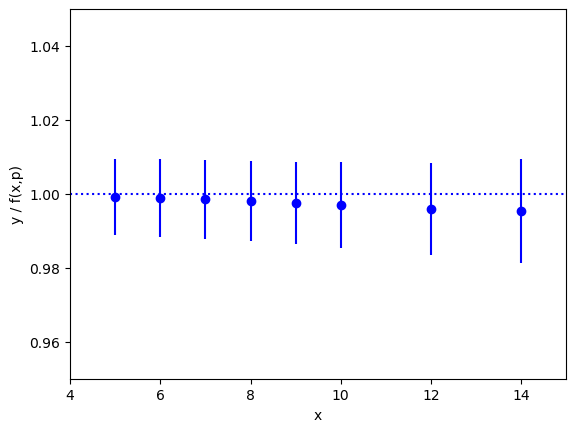

The script that saved this image:
#!/usr/bin/env python
# encoding: utf-8
"""
eg1.py - Code for "Basic Fits"

Created by Peter Lepage on 2016-12.
Copyright (c) 2016 Cornell University. All rights reserved.
"""
DO_PLOT = True
DO_BAYES = False        # should be False
DO_BOOTSTRAP = False    # should be False

import collections
import sys
import tee
import lsqfit
import numpy as np
import gvar as gv

def fcn(x,p):                       # function used to fit x,y data
    a = p['a']                      # array of a[i]s
    E = p['E']                      # array of E[i]s
    return sum(ai*np.exp(-Ei*x) for ai,Ei in zip(a,E))

def f1(x,p):                         # function used to fit x,y data
    a = p['a'][:1]                      # array of a[i]s
    E = p['E'][:1]                      # array of E[i]s
    return sum(ai*np.exp(-Ei*x) for ai,Ei in zip(a,E))

def make_data():
    x = np.array([  5.,   6.,   7.,   8.,   9.,  10.,  12.,  14.])
    ymean = np.array(
        [  4.5022829417e-03,   1.8170543788e-03,   7.3618847843e-04,
           2.9872730036e-04,   1.2128831367e-04,   4.9256559129e-05,
           8.1263644483e-06,   1.3415253536e-06]
        )
    ycov = np.array([
        [  2.1537808808e-09,   8.8161794696e-10,   3.6237356558e-10,
           1.4921344875e-10,   6.1492842463e-11,   2.5353714617e-11,
           4.3137593878e-12,   7.3465498888e-13],
        [  8.8161794696e-10,   3.6193461816e-10,   1.4921610813e-10,
           6.1633547703e-11,   2.5481570082e-11,   1.0540958082e-11,
           1.8059692534e-12,   3.0985581496e-13],
        [  3.6237356558e-10,   1.4921610813e-10,   6.1710468826e-11,
           2.5572230776e-11,   1.0608148954e-11,   4.4036448945e-12,
           7.6008881270e-13,   1.3146405310e-13],
        [  1.4921344875e-10,   6.1633547703e-11,   2.5572230776e-11,
           1.0632830128e-11,   4.4264622187e-12,   1.8443245513e-12,
           3.2087725578e-13,   5.5986403288e-14],
        [  6.1492842463e-11,   2.5481570082e-11,   1.0608148954e-11,
           4.4264622187e-12,   1.8496194125e-12,   7.7369196122e-13,
           1.3576009069e-13,   2.3914810594e-14],
        [  2.5353714617e-11,   1.0540958082e-11,   4.4036448945e-12,
           1.8443245513e-12,   7.7369196122e-13,   3.2498644263e-13,
           5.7551104112e-14,   1.0244738582e-14],
        [  4.3137593878e-12,   1.8059692534e-12,   7.6008881270e-13,
           3.2087725578e-13,   1.3576009069e-13,   5.7551104112e-14,
           1.0403917951e-14,   1.8976295583e-15],
        [  7.3465498888e-13,   3.0985581496e-13,   1.3146405310e-13,
           5.5986403288e-14,   2.3914810594e-14,   1.0244738582e-14,
           1.8976295583e-15,   3.5672355835e-16]
        ])
    return x, gv.gvar(ymean, ycov)

def make_prior(nexp):               # make priors for fit parameters
    prior = gv.BufferDict()         # Gaussian prior -- dictionary-like
    prior['a'] = [gv.gvar(0.5,0.4) for i in range(nexp)]
    prior['E'] = [gv.gvar(i+1,0.4) for i in range(nexp)]
    return prior

def main():
    x,y = make_data()               # make fit data
    # y = gv.gvar(gv.mean(y), 0.75**2 * gv.evalcov(y))
    p0 = None                       # make larger fits go faster (opt.)
    sys_stdout = sys.stdout
    sys.stdout = tee.tee(sys.stdout, open("eg1.out","w"))
    for nexp in range(1, 7):
        prior = make_prior(nexp)
        fit = lsqfit.nonlinear_fit(data=(x,y), fcn=fcn, prior=prior, p0=p0)
        if fit.chi2/fit.dof<1.:
            p0 = fit.pmean          # starting point for next fit (opt.)
        print '************************************* nexp =',nexp
        print fit.format()                   # print the fit results
        E = fit.p['E']              # best-fit parameters
        a = fit.p['a']
        if nexp > 2:
            print 'E1/E0 =',E[1]/E[0],'  E2/E0 =',E[2]/E[0]
            print 'a1/a0 =',a[1]/a[0],'  a2/a0 =',a[2]/a[0]
            print

    # error budget
    outputs = {
        'E1/E0':E[1]/E[0], 'E2/E0':E[2]/E[0],
        'a1/a0':a[1]/a[0], 'a2/a0':a[2]/a[0]
        }
    inputs = {'E':fit.prior['E'], 'a':fit.prior['a'], 'y':y}
    inputs = collections.OrderedDict()
    inputs['a'] = fit.prior['a']
    inputs['E'] = fit.prior['E']
    inputs['y'] = fit.data[1]
    print '================= Error Budget Analysis'
    print fit.fmt_values(outputs)
    print fit.fmt_errorbudget(outputs,inputs)


    sys.stdout = sys_stdout
    # print(gv.gvar(str(a[1])) / gv.gvar(str(a[0])) )
    # print(gv.evalcorr([fit.p['a'][1], fit.p['E'][1]]))
    # print(fit.format(True))

    # redo fit with 4 parameters since that is enough
    prior = make_prior(4)
    fit = lsqfit.nonlinear_fit(data=(x,y), fcn=fcn, prior=prior, p0=fit.pmean)
    sys.stdout = tee.tee(sys_stdout, open("eg1a.out", "w"))
    print '--------------------- original fit'
    print fit.format()
    E = fit.p['E']              # best-fit parameters
    a = fit.p['a']
    print 'E1/E0 =',E[1]/E[0],'  E2/E0 =',E[2]/E[0]
    print 'a1/a0 =',a[1]/a[0],'  a2/a0 =',a[2]/a[0]
    print
    # extra data 1
    print '\n--------------------- new fit, adding 1 extra piece of information'
    def ratio(p):
        return p['a'][1] / p['a'][0]
    newfit = lsqfit.nonlinear_fit(data=gv.gvar(1,1e-5), fcn=ratio, prior=fit.p)
    print (newfit.format())
    E = newfit.p['E']
    a = newfit.p['a']
    print 'E1/E0 =',E[1]/E[0],'  E2/E0 =',E[2]/E[0]
    print 'a1/a0 =',a[1]/a[0],'  a2/a0 =',a[2]/a[0]

    if DO_PLOT:
        import matplotlib.pyplot as plt
        ratio = y / fit.fcn(x,fit.pmean)
        plt.xlim(4, 15)
        plt.ylim(0.95, 1.05)
        plt.xlabel('x')
        plt.ylabel('y / f(x,p)')
        plt.yticks([0.96, 0.98, 1.00, 1.02, 1.04], ['0.96', '0.98', '1.00', '1.02', '1.04'])
        plt.errorbar(x=x, y=gv.mean(ratio), yerr=gv.sdev(ratio), fmt='ob')
        plt.plot([4.0, 21.0], [1.0, 1.0], 'b:')
        plt.savefig('eg1.png', bbox_inches='tight')
        plt.show()


    # alternate method for extra data
    sys.stdout = tee.tee(sys_stdout, open("eg1b.out", "w"))
    fit.p['a1/a0'] = fit.p['a'][1] / fit.p['a'][0]
    new_data = {'a1/a0' : gv.gvar(1,1e-5)}
    new_p = lsqfit.wavg([fit.p, new_data])
    print 'chi2/dof = %.2f\n' % (new_p.chi2 / new_p.dof)
    print 'E:', new_p['E'][:4]
    print 'a:', new_p['a'][:4]
    print 'a1/a0:', new_p['a1/a0']

    if DO_BAYES:
        # Bayesian Fit
        gv.ranseed([123])
        prior = make_prior(4)
        fit = lsqfit.nonlinear_fit(data=(x,y), fcn=f, prior=prior, p0=fit.pmean)
        sys.stdout = tee.tee(sys_stdout, open("eg1c.out", "w"))
        # print fit

        expval = lsqfit.BayesIntegrator(fit, limit=10.)
        # adapt integrator to PDF
        expval(neval=40000, nitn=10)

        # calculate expectation value of function g(p)
        fit_hist = gv.PDFHistogram(fit.p['E'][0])
        def g(p):
            parameters = [p['a'][0], p['E'][0]]
            return dict(
                mean=parameters,
                outer=np.outer(parameters, parameters),
                hist=fit_hist.count(p['E'][0]),
                )
        r = expval(g, neval=40000, nitn=10, adapt=False)

        # print results
        print r.summary()
        means = r['mean']
        cov = r['outer'] - np.outer(r['mean'], r['mean'])
        print 'Results from Bayesian Integration:'
        print 'a0: mean =', means[0], '  sdev =', cov[0,0]**0.5
        print 'E0: mean =', means[1], '  sdev =', cov[1,1]**0.5
        print 'covariance from Bayesian integral =', np.array2string(cov, prefix=36 * ' ')
        print

        print 'Results from Least-Squares Fit:'
        print 'a0: mean =', fit.p['a'][0].mean, '  sdev =', fit.p['a'][0].sdev
        print 'E0: mean =', fit.p['E'][0].mean, '  sdev =', fit.p['E'][0].sdev
        print 'covariance from least-squares fit =', np.array2string(gv.evalcov([fit.p['a'][0], fit.p['E'][0]]), prefix=36*' ',precision=3)
        sys.stdout = sys_stdout

        # make histogram of E[0] probabilty
        plt = fit_hist.make_plot(r['hist'])
        plt.xlabel('$E_0$')
        plt.ylabel('probability')
        plt.savefig('eg1c.png', bbox_inches='tight')
        # plt.show()


    if DO_BOOTSTRAP:
        Nbs = 40                                     # number of bootstrap copies

        outputs = {'E1/E0':[], 'E2/E0':[], 'a1/a0':[],'a2/a0':[],'E1':[],'a1':[]}   # results
        for bsfit in fit.bootstrap_iter(n=Nbs):
            E = bsfit.pmean['E']                     # best-fit parameters
            a = bsfit.pmean['a']
            outputs['E1/E0'].append(E[1]/E[0])       # accumulate results
            outputs['E2/E0'].append(E[2]/E[0])
            outputs['a1/a0'].append(a[1]/a[0])
            outputs['a2/a0'].append(a[2]/a[0])
            outputs['E1'].append(E[1])
            outputs['a1'].append(a[1])
            # print E[:2]
            # print a[:2]
            # print bsfit.chi2/bsfit.dof

        # extract means and standard deviations from the bootstrap output
        for k in outputs:
            outputs[k] = gv.gvar(np.mean(outputs[k]),np.std(outputs[k]))
        print 'Bootstrap results:'
        print 'E1/E0 =',outputs['E1/E0'],'  E2/E1 =',outputs['E2/E0']
        print 'a1/a0 =',outputs['a1/a0'],'  a2/a0 =',outputs['a2/a0']
        print 'E1 =',outputs['E1'],'  a1 =',outputs['a1']

if __name__ == '__main__':
    main()
